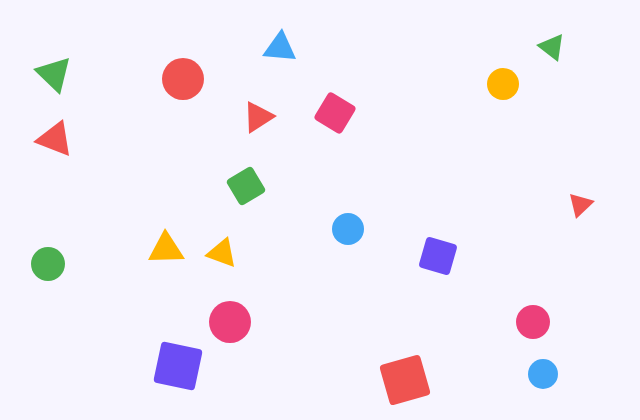
#> input picture backend/src/BrainTrain.Api/wwwroot/img/q/p1.png, 640 x 420 px; its folder holds 4 pictures in this run
$ python generate_image_questions.py
#> lines starting #> are read from the running program, lines starting #| are printed output that depends on the picture
#!/usr/bin/env python3
"""Preguntas de percepción con imagen, generadas por código (cero copyright).

Crea imágenes de conteo/atención (formas dispersas) donde la respuesta es
conocida por construcción, y emite el seed JSON con la respuesta correcta.

Uso:  python3 tools/generate_image_questions.py
Salida:
  backend/src/BrainTrain.Api/wwwroot/img/q/p{n}.png   (640×420)
  backend/src/BrainTrain.Api/Data/Seed/questions.images.es.json
"""
import json
import math
import os
import random
import subprocess
import tempfile

W, H = 640, 420
ROOT = os.path.join(os.path.dirname(__file__), "..")
IMG_OUT = os.path.join(ROOT, "backend", "src", "BrainTrain.Api", "wwwroot", "img", "q")
SEED_OUT = os.path.join(ROOT, "backend", "src", "BrainTrain.Api", "Data", "Seed", "questions.images.es.json")
CHROMIUM = "/opt/pw-browsers/chromium"

rng = random.Random(4801)


def render(svg_body, out_png):
    html = (f'<!DOCTYPE html><html><head><style>*{{margin:0}}</style></head>'
            f'<body><svg width="{W}" height="{H}" xmlns="http://www.w3.org/2000/svg">'
            f'<rect width="{W}" height="{H}" fill="#F7F5FF"/>{svg_body}</svg></body></html>')
    with tempfile.NamedTemporaryFile("w", suffix=".html", delete=False) as f:
        f.write(html)
        path = f.name
    subprocess.run([CHROMIUM, "--headless=new", "--no-sandbox", "--hide-scrollbars",
                    f"--screenshot={out_png}", f"--window-size={W},{H + 160}", f"file://{path}"],
                   check=True, capture_output=True)
    os.unlink(path)
    from PIL import Image
    Image.open(out_png).crop((0, 0, W, H)).convert("RGB").save(out_png, optimize=True)


def scatter_positions(n, min_dist=52):
    """Posiciones aleatorias sin solaparse (para que todo sea contable)."""
#> called with n = 20, min_dist = 52
    pts = []
    while len(pts) < n:
        x, y = rng.randint(40, W - 40), rng.randint(40, H - 40)
        if all(math.hypot(x - px, y - py) >= min_dist for px, py in pts):
            pts.append((x, y))
    return pts


def triangle(x, y, size, color, rot=0):
    pts = []
    for i in range(3):
        a = math.radians(rot + 90 + i * 120)
        pts.append(f"{x + math.cos(a) * size:.0f},{y - math.sin(a) * size:.0f}")
    return f'<polygon points="{" ".join(pts)}" fill="{color}"/>'


def star(x, y, r, color):
    pts = []
    for i in range(10):
        rad = r if i % 2 == 0 else r * 0.45
        a = -math.pi / 2 + i * math.pi / 5
        pts.append(f"{x + math.cos(a) * rad:.1f},{y + math.sin(a) * rad:.1f}")
    return f'<polygon points="{" ".join(pts)}" fill="{color}"/>'


def circle(x, y, r, color):
    return f'<circle cx="{x}" cy="{y}" r="{r}" fill="{color}"/>'


def square(x, y, s, color, rot=0):
    return (f'<rect x="{x - s}" y="{y - s}" width="{s * 2}" height="{s * 2}" rx="4" '
            f'fill="{color}" transform="rotate({rot} {x} {y})"/>')


PALETTE = ["#6C4DF4", "#FFB300", "#4CAF50", "#EF5350", "#42A5F5", "#EC407A"]


def count_shapes_question(idx, target_name, target_fn, decoys):
    """Imagen con N objetivos + distractores; pregunta '¿cuántos hay?'."""
    target_n = rng.randint(6, 11)
    decoy_n = rng.randint(10, 14)
    pts = scatter_positions(target_n + decoy_n)
    body = []
    for i, (x, y) in enumerate(pts):
        color = rng.choice(PALETTE)
        size = rng.randint(14, 22)
        rot = rng.randint(0, 359)
        if i < target_n:
            body.append(target_fn(x, y, size, color, rot) if target_fn in (triangle, square)
                        else target_fn(x, y, size, color))
        else:
            fn = rng.choice(decoys)
            body.append(fn(x, y, size, color, rot) if fn in (triangle, square) else fn(x, y, size, color))
    name = f"p{idx}.png"
    render("".join(body), os.path.join(IMG_OUT, name))

    options = sorted({target_n, target_n - 1, target_n + 1, target_n + 2})
    while len(options) < 4:
        options.append(max(options) + 1)
    rng.shuffle(options)
    return {
        "category": "percepcion",
        "type": "multiple_choice",
        "difficulty": rng.choice([2, 3]),
        "text": f"Observa la imagen: ¿cuántos {target_name} hay?",
        "imagePath": f"img/q/{name}",
        "choices": [{"text": str(o), "isCorrect": o == target_n} for o in options],
        "explanation": f"Hay exactamente {target_n}. Contar en grupos pequeños (de 2 o 3) y por zonas reduce los errores de conteo.",
        "funFact": "El cerebro solo 'subitiza' (cuenta de un vistazo) hasta ~4 elementos; después necesita contar."
    }


def odd_color_question(idx):
    """Cuadrícula de círculos con UNO de color distinto; pregunta la posición por fila."""
    rows, cols = 4, 6
    odd_r = rng.randint(0, rows - 1)
    body = []
    base, odd = "#6C4DF4", "#5A3FE0"  # diferencia sutil: atención real
    for r in range(rows):
        for c in range(cols):
            x = 70 + c * 100
            y = 60 + r * 100
            is_odd = r == odd_r and c == rng.randint(0, cols - 1) if False else False
            body.append(circle(x, y, 30, base))
    # coloca el distinto en una celda concreta
    odd_c = rng.randint(0, cols - 1)
    x, y = 70 + odd_c * 100, 60 + odd_r * 100
    body.append(circle(x, y, 30, odd))
    name = f"p{idx}.png"
    render("".join(body), os.path.join(IMG_OUT, name))

    labels = ["primera", "segunda", "tercera", "cuarta"]
    return {
        "category": "percepcion",
        "type": "multiple_choice",
        "difficulty": 3,
        "text": "Uno de los círculos tiene un tono ligeramente distinto. ¿En qué fila está?",
        "imagePath": f"img/q/{name}",
        "choices": [{"text": f"En la {l} fila", "isCorrect": i == odd_r} for i, l in enumerate(labels)],
        "explanation": f"Está en la {labels[odd_r]} fila. Barrer la imagen por filas, sin fijar la vista, hace saltar la diferencia de tono.",
        "funFact": "La visión periférica detecta diferencias de contraste mejor que la visión central enfocada."
    }


if __name__ == "__main__":
    os.makedirs(IMG_OUT, exist_ok=True)
    questions = []
    questions.append(count_shapes_question(1, "triángulos", triangle, [circle, square]))
    questions.append(count_shapes_question(2, "estrellas", star, [circle, triangle]))
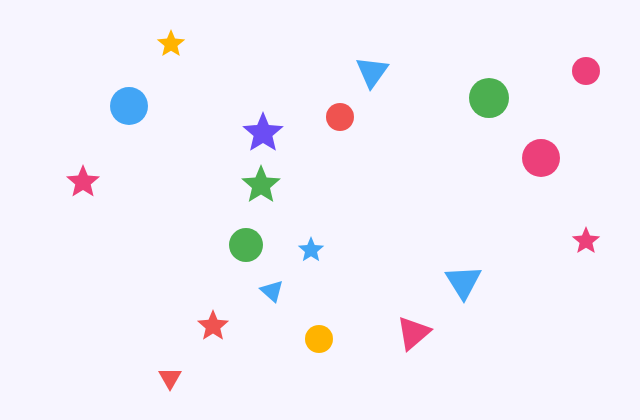
#> input picture backend/src/BrainTrain.Api/wwwroot/img/q/p2.png, 640 x 420 px
    questions.append(count_shapes_question(3, "círculos", circle, [square, star]))
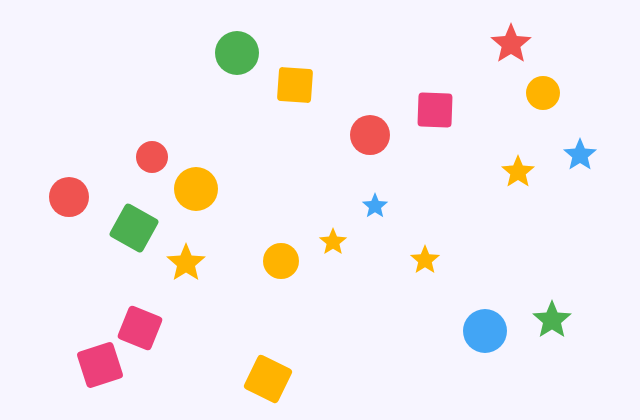
#> input picture backend/src/BrainTrain.Api/wwwroot/img/q/p3.png, 640 x 420 px
    questions.append(count_shapes_question(4, "cuadrados", square, [triangle, star]))
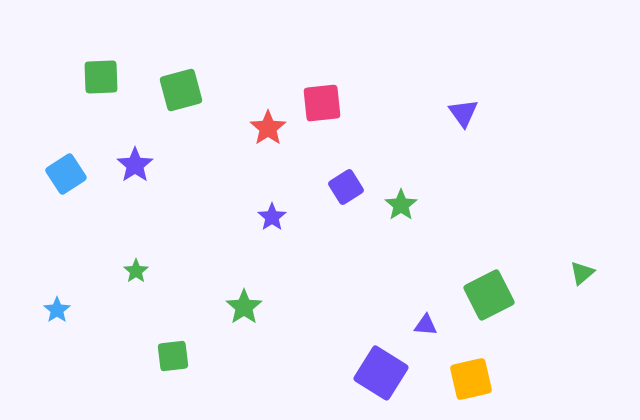
#> input picture backend/src/BrainTrain.Api/wwwroot/img/q/p4.png, 640 x 420 px
    questions.append(count_shapes_question(5, "triángulos", triangle, [star, square]))
#> (the run stopped early here; a loop or call above may not have finished)
